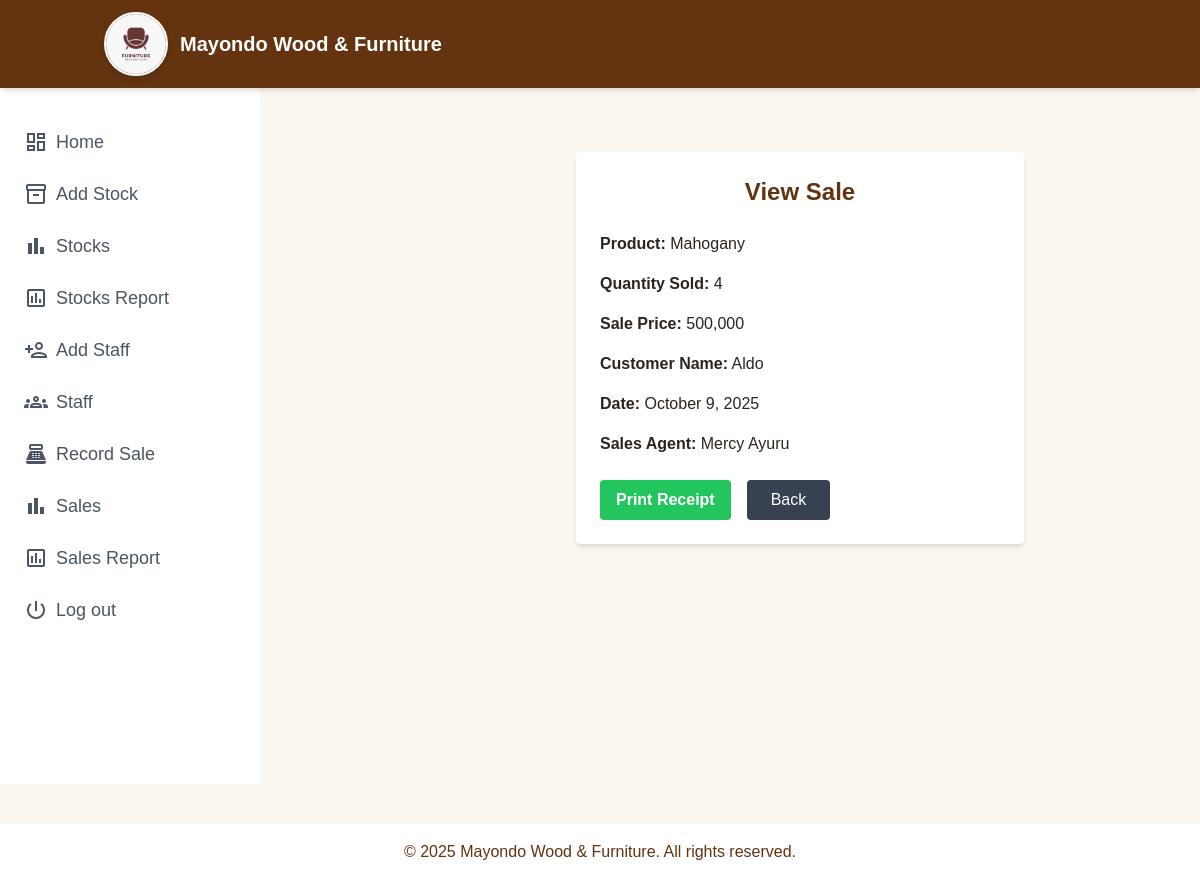
Screenshot of /viewsales/2/ (signed in) with the database file from the repository.
### mwfapp/models.py (models this page shows, shortened)
class Sale(models.Model):
    PAYMENT_CHOICES = [
        ('Cash', 'Cash'),
        ('Mobile Money', 'Mobile Money'),
        ('Cheque', 'Cheque'),
        ('Bank Transfer', 'Bank Transfer'),
    ]
    STATUS_CHOICES = [
        ('TOTAL', 'Total'),
        ('COMPLETED', 'Completed'),
        ('CANCELLED', 'Cancelled'),
    ]
    stock_item = models.ForeignKey(Stock, on_delete=models.CASCADE, related_name="sales")
    quantity_sold = models.PositiveIntegerField()
    sale_price = models.DecimalField(max_digits=10, decimal_places=0)
    customer_name = models.CharField(max_length=100)
    transport = models.DecimalField(max_digits=10, decimal_places=0, default=0)
    total_price = models.DecimalField(max_digits=10, decimal_places=0, default=0)
    date = models.DateField(default=date.today)
    payment_method = models.CharField(max_length=50, choices=PAYMENT_CHOICES, default='Cash', blank=True)
    sales_agent = models.ForeignKey(settings.AUTH_USER_MODEL, on_delete=models.CASCADE)
    status = models.CharField(max_length=20, choices=STATUS_CHOICES, default='PENDING')

class Stock(models.Model):
    name = models.CharField(max_length=100)
    type = models.CharField(max_length=50)
    quantity = models.IntegerField()
    category = models.CharField(max_length=50)
    color = models.CharField(max_length=50)
    cost_price = models.DecimalField(max_digits=10, decimal_places=0, default=0)
    selling_price = models.DecimalField(max_digits=10, decimal_places=0)
    supplier = models.CharField(max_length=100)
    date_added = models.DateField(default=timezone.now)

class User(AbstractUser):
    ROLE_CHOICES = [
        ('MANAGER', 'Manager'),
        ('SALES_AGENT', 'Sales Agent'),
    ]
    role = models.CharField(max_length=20, unique=False, choices=ROLE_CHOICES)
    phone = models.CharField(max_length=20, blank=True, null=True)

### mwfapp/views.py (the view)
# urls.py: path("viewsales/<str:sale_id>/", views.viewSales, name="viewSales"),
@login_required(login_url="/login/")
def viewSales(request, sale_id):
    sale = Sale.objects.get(id=sale_id)
    if request.headers.get("x-requested-with") == "XMLHttpRequest":
        return render(request, "view_sales_modal.html", {"sale": sale})
    return render(request, "viewsales.html", {"sale": sale})

### mwfapp/templates/viewsales.html (shortened to what this page needs)
{% extends 'base.html' %}
{% load static %}
{% load humanize %}
{% block content %}
<div class="p-8 ml-80">
    <div class="bg-white p-6 rounded shadow-md max-w-md">
      <h1 class="text-2xl text-[#643310] font-bold justify-center mb-6" style="text-align: center;">View Sale</h1>
        <div class="mb-4"><b>Product:</b> {{ sale.stock_item.name }}</div>
        <div class="mb-4"><b>Quantity Sold:</b> {{ sale.quantity_sold }}</div>
        <div class="mb-4"><b>Sale Price:</b> {{ sale.sale_price|intcomma }}</div>
        <div class="mb-4"><b>Customer Name:</b> {{ sale.customer_name }}</div>
        <div class="mb-4"><b>Date:</b> {{ sale.date|date:"F j, Y" }}</div>
        <div class="mb-4"><b>Sales Agent:</b> {{ sale.sales_agent.get_full_name }}</div>
        <div class="mt-6 flex gap-4">
            <a href="{% url 'print_receipt' sale.id %}" target="_blank" class="px-4 py-2 bg-green-500 text-white rounded font-bold">Print Receipt</a>
            <a href="{% url 'salesPage' %}" class="px-6 py-2 bg-gray-700 text-white rounded">Back</a>
        </div>
    </div>
</div>
{% endblock %}

### mwfapp/static/css/dashboard.css (style rules this page uses)
:root { --bg: #0f0f0f; --ink: #222222; --cream: #fbf7f1; --tan: #ead9c4; --walnut: #6b4f3b; --mahogany: #ebc6ad; --charcoal: #1e1e1e; --gold: #c7a564; --muted: #777; --radius: 18px; --shadow: 0 10px 30px rgba(0, 0, 0, 0.15); --header-height: 4rem; --sidebar-width: 240px; }
body { font-family: Poppins, sans-serif; background-color: var(--cream); color: #2b241f; }

### rows the page displays
Sale: stock_item.name "Mahogany", quantity_sold "4", sale_price "500,000", customer_name "Aldo", date "October 9, 2025", sales_agent.get_full_name "Mercy Ayuru"
